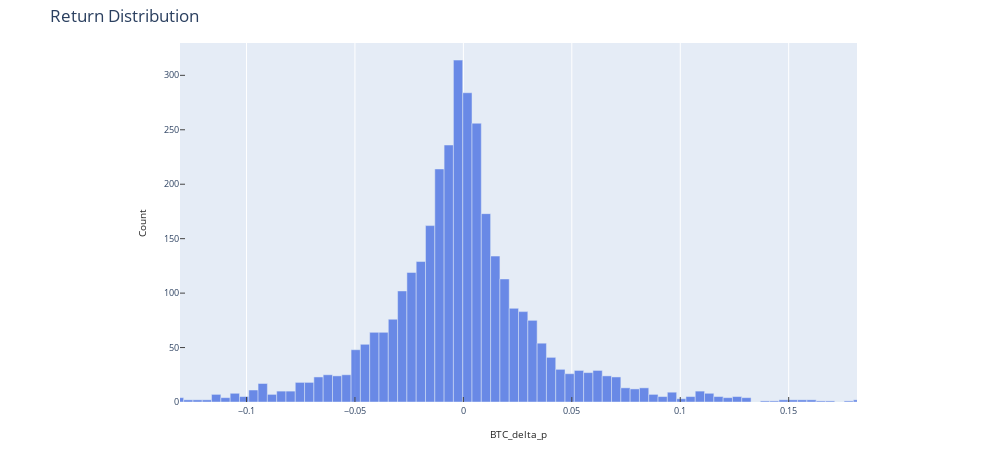

The notebook cell this image was saved under:
### Code cell
import plotly
fig, ax = plt.subplots(figsize=(20,5))
sns.despine()
sns.histplot(df_roi[f'{coinname}_delta_p'].dropna(), color='royalblue', ax=ax)
ax.set_xlim(df_roi[f'{coinname}_delta_p'].quantile(0.005), df_roi[f'{coinname}_delta_p'].quantile(0.995))
plotly_fig = plotly.tools.mpl_to_plotly(fig)
plotly_fig['layout'].update(title = "Return Distribution",
                            paper_bgcolor = 'white',
                            xaxis = dict(showgrid=True),
                            width = 1000,
                            height = 450)
plotly_fig

### Figure 1 — Plotly figure (JSON) as saved in the notebook; plotly's stock layout.template omitted (floating-point values rounded to 4 significant figures; data arrays with more than 128 entries replaced by an {"elided": "..."} marker saying what was removed)
{"data": [{"marker": {"color": "rgba(65, 105, 225, 0.75)", "line": {"width": 0.4878}}, "opacity": 1, "orientation": "v", "type": "bar", "x": {"elided": "208 float values"}, "xaxis": "x", "y": {"elided": "208 int values"}, "yaxis": "y"}], "layout": {"autosize": false, "bargap": 0, "height": 450, "hovermode": "closest", "margin": {"b": 45, "l": 180, "pad": 0, "r": 143, "t": 43}, "paper_bgcolor": "white", "showlegend": false, "title": {"text": "Return Distribution"}, "width": 1000, "xaxis": {"anchor": "y", "domain": [0, 1], "mirror": false, "nticks": 8, "range": [-0.1307, 0.1815], "showgrid": true, "showline": true, "side": "bottom", "tickfont": {"size": 8.8}, "ticks": "inside", "title": {"font": {"color": "#262626", "size": 9.6}, "text": "BTC_delta_p"}, "type": "linear", "zeroline": false}, "yaxis": {"anchor": "x", "domain": [0, 1], "mirror": false, "nticks": 8, "range": [0, 329.7], "showgrid": false, "showline": false, "side": "left", "tickfont": {"size": 8.8}, "ticks": "inside", "title": {"font": {"color": "#262626", "size": 9.6}, "text": "Count"}, "type": "linear", "zeroline": false}}}
